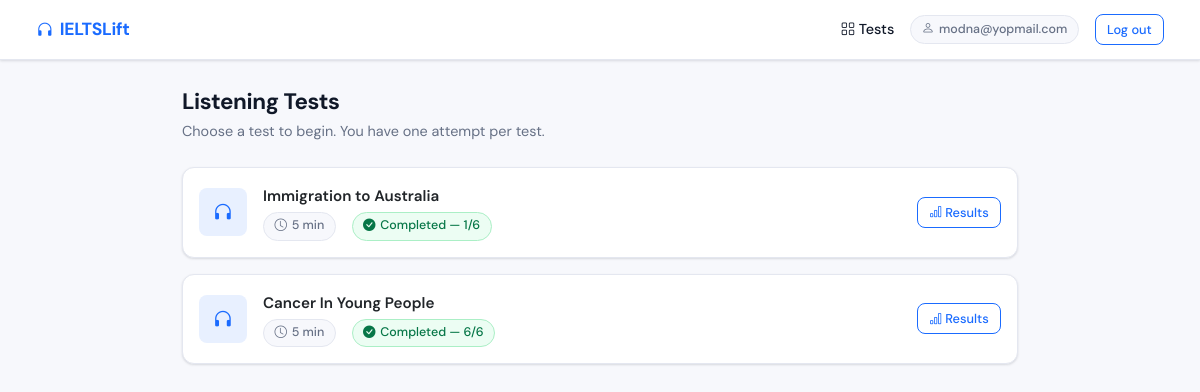
/dashboard (signed in), run on the app's committed database.
### tables this page shows
CREATE TABLE tests (
            id INTEGER PRIMARY KEY AUTOINCREMENT,
            title TEXT NOT NULL,
            audio_file TEXT NOT NULL,
            time_limit INTEGER NOT NULL,
            created_at DATETIME DEFAULT CURRENT_TIMESTAMP
        );

CREATE TABLE attempts (
            id INTEGER PRIMARY KEY AUTOINCREMENT,
            user_id INTEGER NOT NULL,
            test_id INTEGER NOT NULL,
            answers TEXT,
            score INTEGER,
            total INTEGER,
            started_at INTEGER,
            submitted_at DATETIME DEFAULT CURRENT_TIMESTAMP,
            status TEXT DEFAULT 'submitted',
            FOREIGN KEY(user_id) REFERENCES users(id),
            FOREIGN KEY(test_id) REFERENCES tests(id)
        );

### app.py (the view)
@app.route('/dashboard')
@login_required
def user_dashboard():
    if session.get('is_admin'):
        return redirect(url_for('admin_dashboard'))
    conn = get_db()
    tests = conn.execute('SELECT * FROM tests ORDER BY created_at DESC').fetchall()
    attempts = conn.execute(
        'SELECT test_id, status, score, total FROM attempts WHERE user_id=?', (session['user_id'],)
    ).fetchall()
    conn.close()
    attempted = {a['test_id']: a for a in attempts}
    return render_template('user_dashboard.html', tests=tests, attempted=attempted)

### app.py (called while the page is built)
def get_db():
    conn = sqlite3.connect(DB)
    conn.row_factory = sqlite3.Row
    return conn

def login_required(f):
    from functools import wraps
    @wraps(f)
    def decorated(*args, **kwargs):
        if 'user_id' not in session:
            return redirect(url_for('login'))
        return f(*args, **kwargs)
    return decorated

### templates/user_dashboard.html (shortened to what this page needs)
{% extends "base.html" %}
{% block content %}
<div class="container" style="max-width:860px">
  <div class="mb-4">
    <div class="page-title">Listening Tests</div>
    <div class="page-sub">Choose a test to begin. You have one attempt per test.</div>
  </div>
  <div class="row g-3">
    {% for test in tests %}
    {% set att = attempted.get(test.id) %}
    <div class="col-12">
      <div class="card test-card" onclick="window.location='/test/{{ test.id }}'">
        <div class="card-body d-flex align-items-center gap-3 p-3">
          <div class="d-flex align-items-center justify-content-center rounded-3 bg-brand-light" style="width:48px;height:48px;flex-shrink:0">
            <i class="bi bi-headphones text-brand" style="font-size:1.3rem"></i>
          </div>
          <div class="flex-grow-1">
            <div class="fw-600 mb-1" style="font-size:.95rem; font-weight:600">{{ test.title }}</div>
            <div class="d-flex gap-3 align-items-center">
              <span class="chip"><i class="bi bi-clock"></i> {{ test.time_limit }} min</span>
              {% if att %}
              <span class="chip" style="background:#ecfdf3; border-color:#abefc6; color:#067647">
                <i class="bi bi-check-circle-fill"></i> Completed — {{ att.score }}/{{ att.total }}
              </span>
              {% else %}
              <span class="chip"><i class="bi bi-circle"></i> Not started</span>
              {% endif %}
            </div>
          </div>
          <div>
            {% if att %}
            <a href="/result/{{ att.id }}" class="btn btn-sm btn-outline-primary" onclick="event.stopPropagation()">
              <i class="bi bi-bar-chart"></i> Results
            </a>
            {% else %}
            <span class="btn btn-sm btn-primary"><i class="bi bi-play-fill"></i> Start</span>
            {% endif %}
          </div>
        </div>
      </div>
    </div>
    {% endfor %}
  </div>
</div>
{% endblock %}

### templates/base.html (style rules this page uses)
:root { --brand: #1a6bff; --brand-light: #e8f0ff; --brand-dark: #0d4fd6; --success: #12b76a; --danger: #f04438; --warning: #f79009; --surface: #ffffff; --surface-2: #f7f8fc; --border: #e4e7f0; --text-primary: #101828; --text-secondary: #667085; --text-muted: #98a2b3; --shadow-sm: 0 1px 3px rgba(16,24,40,.08), 0 1px 2px rgba(16,24,40,.06); --shadow-md: 0 4px 16px rgba(16,24,40,.10); --radius: 12px; --radius-sm: 8px; }
*, *::before, *::after { box-sizing: border-box; }
body { font-family: 'DM Sans', sans-serif; background: var(--surface-2); color: var(--text-primary); min-height: 100vh; font-size: 15px; line-height: 1.6; }
.card { border: 1px solid var(--border); border-radius: var(--radius); box-shadow: var(--shadow-sm); background: var(--surface); }
.btn { font-weight: 500; border-radius: var(--radius-sm); font-size: .875rem; }
.btn-outline-primary { color: var(--brand); border-color: var(--brand); }
.btn-sm { padding: .3rem .7rem; font-size: .8rem; }
.text-brand { color: var(--brand) !important; }
.bg-brand-light { background: var(--brand-light) !important; }
.page-title { font-weight: 700; font-size: 1.4rem; letter-spacing: -.4px; }
.page-sub { color: var(--text-secondary); font-size: .9rem; }
.chip { display: inline-flex; align-items: center; gap: .3rem; background: var(--surface-2); border: 1px solid var(--border); border-radius: 99px; padding: .2rem .65rem; font-size: .78rem; font-weight: 500; color: var(--text-secondary); }

### templates/user_dashboard.html (style rules this page uses)
.test-card { transition: box-shadow .15s, transform .15s; cursor: pointer; }

### data on the page
tests: title "Immigration to Australia", time_limit "5"
attempts: score "1", total "6"
tests: title "Cancer In Young People", time_limit "5"
attempts: score "6", total "6"

### other printed values
{{ session.email }} "modna@yopmail.com"
